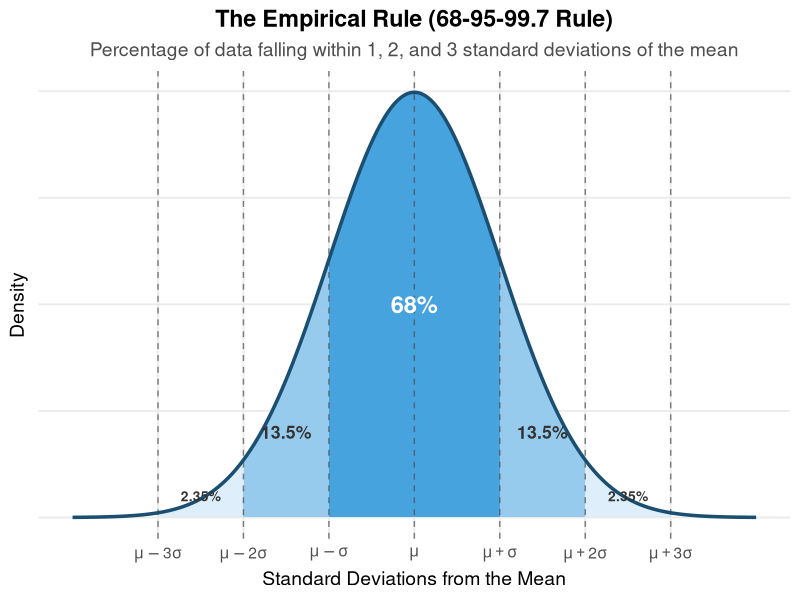
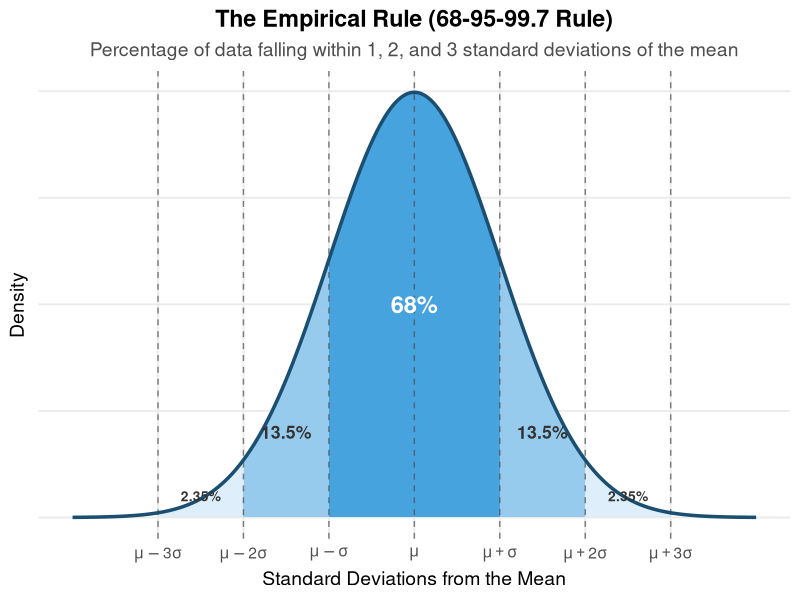
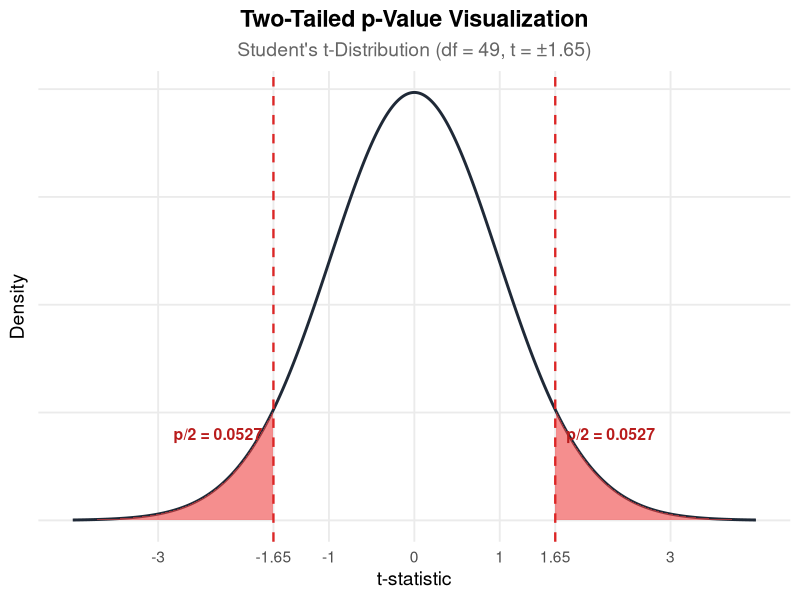
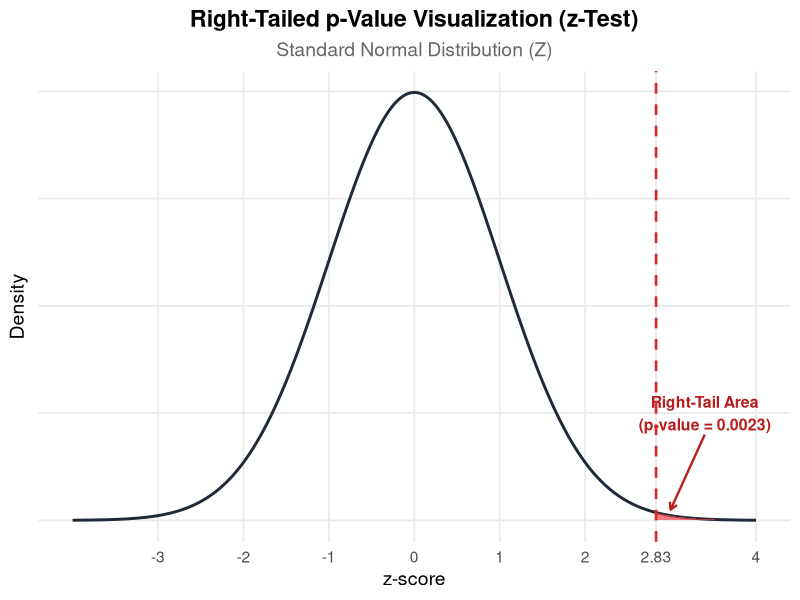

The R script that drew these images, in order:
## ---- chunk 1
#| message: false
#| warning: false
library(ggplot2)

# Define parameters for a standard normal distribution
mu <- 0
sigma <- 1

# Generate x values and corresponding normal density values
x <- seq(-4, 4, length.out = 1000)
df <- data.frame(
  x = x,
  y = dnorm(x, mean = mu, sd = sigma)
)

# Plot the Empirical Rule (68-95-99.7 Rule)
ggplot(df, aes(x = x, y = y)) +
  # Highlight Area 3: Within 3 SDs (99.7%)
  geom_area(data = subset(df, x >= -3 & x <= 3), fill = "#D6EAF8", alpha = 0.8) +
  # Highlight Area 2: Within 2 SDs (95%)
  geom_area(data = subset(df, x >= -2 & x <= 2), fill = "#85C1E9", alpha = 0.8) +
  # Highlight Area 1: Within 1 SD (68%)
  geom_area(data = subset(df, x >= -1 & x <= 1), fill = "#3498DB", alpha = 0.8) +
  
  # Draw standard deviation vertical lines
  geom_vline(xintercept = c(-3, -2, -1, 0, 1, 2, 3), 
             linetype = "dashed", color = "gray30", alpha = 0.7) +
  
  # Draw normal distribution curve
  geom_line(color = "#1B4F72", size = 1.2) +
  
  # Add percentage annotations
  annotate("text", x = 0, y = 0.20, label = "68%", color = "white", fontface = "bold", size = 6) +
  annotate("text", x = 1.5, y = 0.08, label = "13.5%", color = "gray20", fontface = "bold", size = 4.5) +
  annotate("text", x = -1.5, y = 0.08, label = "13.5%", color = "gray20", fontface = "bold", size = 4.5) +
  annotate("text", x = 2.5, y = 0.02, label = "2.35%", color = "gray20", fontface = "bold", size = 3.5) +
  annotate("text", x = -2.5, y = 0.02, label = "2.35%", color = "gray20", fontface = "bold", size = 3.5) +
  
  # Label x-axis ticks using Greek standard deviation symbols
  scale_x_continuous(
    breaks = -3:3,
    labels = c(expression(mu - 3*sigma), expression(mu - 2*sigma), expression(mu - sigma), 
               expression(mu), 
               expression(mu + sigma), expression(mu + 2*sigma), expression(mu + 3*sigma))
  ) +
  
  # Titles and Styling
  labs(
    title = "The Empirical Rule (68-95-99.7 Rule)",
    subtitle = "Percentage of data falling within 1, 2, and 3 standard deviations of the mean",
    x = "Standard Deviations from the Mean",
    y = "Density"
  ) +
  theme_minimal(base_size = 14) +
  theme(
    plot.title = element_text(face = "bold", hjust = 0.5),
    plot.subtitle = element_text(hjust = 0.5, color = "gray30"),
    panel.grid.minor = element_blank(),
    axis.text.y = element_blank(),
    axis.ticks.y = element_blank()
  )
## ---- chunk 2
#| message: false
#| warning: false
library(ggplot2)

# Define parameters for a standard normal distribution
mu <- 0
sigma <- 1

# Generate x values and corresponding normal density values
x <- seq(-4, 4, length.out = 1000)
df <- data.frame(
  x = x,
  y = dnorm(x, mean = mu, sd = sigma)
)

# Plot the Empirical Rule (68-95-99.7 Rule)
ggplot(df, aes(x = x, y = y)) +
  # Highlight Area 3: Within 3 SDs (99.7%)
  geom_area(data = subset(df, x >= -3 & x <= 3), fill = "#D6EAF8", alpha = 0.8) +
  # Highlight Area 2: Within 2 SDs (95%)
  geom_area(data = subset(df, x >= -2 & x <= 2), fill = "#85C1E9", alpha = 0.8) +
  # Highlight Area 1: Within 1 SD (68%)
  geom_area(data = subset(df, x >= -1 & x <= 1), fill = "#3498DB", alpha = 0.8) +
  
  # Draw standard deviation vertical lines
  geom_vline(xintercept = c(-3, -2, -1, 0, 1, 2, 3), 
             linetype = "dashed", color = "gray30", alpha = 0.7) +
  
  # Draw normal distribution curve
  geom_line(color = "#1B4F72", size = 1.2) +
  
  # Add percentage annotations
  annotate("text", x = 0, y = 0.20, label = "68%", color = "white", fontface = "bold", size = 6) +
  annotate("text", x = 1.5, y = 0.08, label = "13.5%", color = "gray20", fontface = "bold", size = 4.5) +
  annotate("text", x = -1.5, y = 0.08, label = "13.5%", color = "gray20", fontface = "bold", size = 4.5) +
  annotate("text", x = 2.5, y = 0.02, label = "2.35%", color = "gray20", fontface = "bold", size = 3.5) +
  annotate("text", x = -2.5, y = 0.02, label = "2.35%", color = "gray20", fontface = "bold", size = 3.5) +
  
  # Label x-axis ticks using Greek standard deviation symbols
  scale_x_continuous(
    breaks = -3:3,
    labels = c(expression(mu - 3*sigma), expression(mu - 2*sigma), expression(mu - sigma), 
               expression(mu), 
               expression(mu + sigma), expression(mu + 2*sigma), expression(mu + 3*sigma))
  ) +
  
  # Titles and Styling
  labs(
    title = "The Empirical Rule (68-95-99.7 Rule)",
    subtitle = "Percentage of data falling within 1, 2, and 3 standard deviations of the mean",
    x = "Standard Deviations from the Mean",
    y = "Density"
  ) +
  theme_minimal(base_size = 14) +
  theme(
    plot.title = element_text(face = "bold", hjust = 0.5),
    plot.subtitle = element_text(hjust = 0.5, color = "gray30"),
    panel.grid.minor = element_blank(),
    axis.text.y = element_blank(),
    axis.ticks.y = element_blank()
  )
## ---- chunk 3
#| message: false
#| warning: false
library(ggplot2)

# Parameters
df_val <- 49
t_stat <- 1.65
p_val_two_tail <- 2 * (1 - pt(t_stat, df = df_val)) # ~ 0.1053

# Generate curve data
x <- seq(-4, 4, length.out = 1000)
df_plot <- data.frame(
  x = x,
  y = dt(x, df = df_val)
)

ggplot(df_plot, aes(x = x, y = y)) +
  # Curve
  geom_line(color = "#1F2937", size = 1) +
  
  # Right tail shading (t >= 1.65)
  geom_area(
    data = subset(df_plot, x >= t_stat),
    fill = "#EF4444", alpha = 0.6
  ) +
  
  # Left tail shading (t <= -1.65)
  geom_area(
    data = subset(df_plot, x <= -t_stat),
    fill = "#EF4444", alpha = 0.6
  ) +
  
  # Vertical test statistic lines
  geom_vline(xintercept = c(-t_stat, t_stat), linetype = "dashed", color = "#DC2626", size = 0.8) +
  
  # Annotations for tails
  annotate("text", x = 2.3, y = 0.08, 
           label = paste0("p/2 = ", round(p_val_two_tail / 2, 4)), 
           color = "#B91C1C", fontface = "bold", size = 4) +
  annotate("text", x = -2.3, y = 0.08, 
           label = paste0("p/2 = ", round(p_val_two_tail / 2, 4)), 
           color = "#B91C1C", fontface = "bold", size = 4) +
  
  # Custom x-axis breaks
  scale_x_continuous(
    breaks = c(-3, -t_stat, -1, 0, 1, t_stat, 3),
    labels = c("-3", "-1.65", "-1", "0", "1", "1.65", "3")
  ) +
  
  # Title and Axis Labels
  labs(
    title = "Two-Tailed p-Value Visualization",
    subtitle = paste0("Student's t-Distribution (df = ", df_val, ", t = ±", t_stat, ")"),
    x = "t-statistic",
    y = "Density"
  ) +
  theme_minimal(base_size = 14) +
  theme(
    plot.title = element_text(face = "bold", hjust = 0.5),
    plot.subtitle = element_text(hjust = 0.5, color = "gray40"),
    panel.grid.minor = element_blank(),
    axis.text.y = element_blank(),
    axis.ticks.y = element_blank()
  )
## ---- chunk 4
#| message: false
#| warning: false
library(ggplot2)

# Parameters
z_stat <- 2.83
p_value <- 1 - pnorm(z_stat) # ~ 0.0023

# Generate standard normal curve data
x <- seq(-4, 4, length.out = 1000)
df_plot <- data.frame(
  x = x,
  y = dnorm(x)
)

ggplot(df_plot, aes(x = x, y = y)) +
  # Standard normal curve
  geom_line(color = "#1F2937", size = 1) +
  
  # Right tail shading (z >= 2.83)
  geom_area(
    data = subset(df_plot, x >= z_stat),
    fill = "#EF4444", alpha = 0.7
  ) +
  
  # Vertical line for test statistic
  geom_vline(xintercept = z_stat, linetype = "dashed", color = "#DC2626", size = 0.9) +
  
  # Pointer arrow & annotation for the shaded right tail
  annotate("segment", x = 3.4, xend = 3.0, y = 0.08, yend = 0.01,
           arrow = arrow(length = unit(0.2, "cm")), color = "#B91C1C", size = 0.8) +
  annotate("text", x = 3.4, y = 0.10, 
           label = paste0("Right-Tail Area\n(p-value = ", round(p_value, 4), ")"), 
           color = "#B91C1C", fontface = "bold", size = 4) +
  
  # Custom x-axis breaks
  scale_x_continuous(
    breaks = c(-3, -2, -1, 0, 1, 2, z_stat, 4),
    labels = c("-3", "-2", "-1", "0", "1", "2", "2.83", "4")
  ) +
  
  # Titles & Labels
  labs(
    title = "Right-Tailed p-Value Visualization (z-Test)",
    subtitle = "Standard Normal Distribution (Z)",
    x = "z-score",
    y = "Density"
  ) +
  theme_minimal(base_size = 14) +
  theme(
    plot.title = element_text(face = "bold", hjust = 0.5),
    plot.subtitle = element_text(hjust = 0.5, color = "gray40"),
    panel.grid.minor = element_blank(),
    axis.text.y = element_blank(),
    axis.ticks.y = element_blank()
  )
